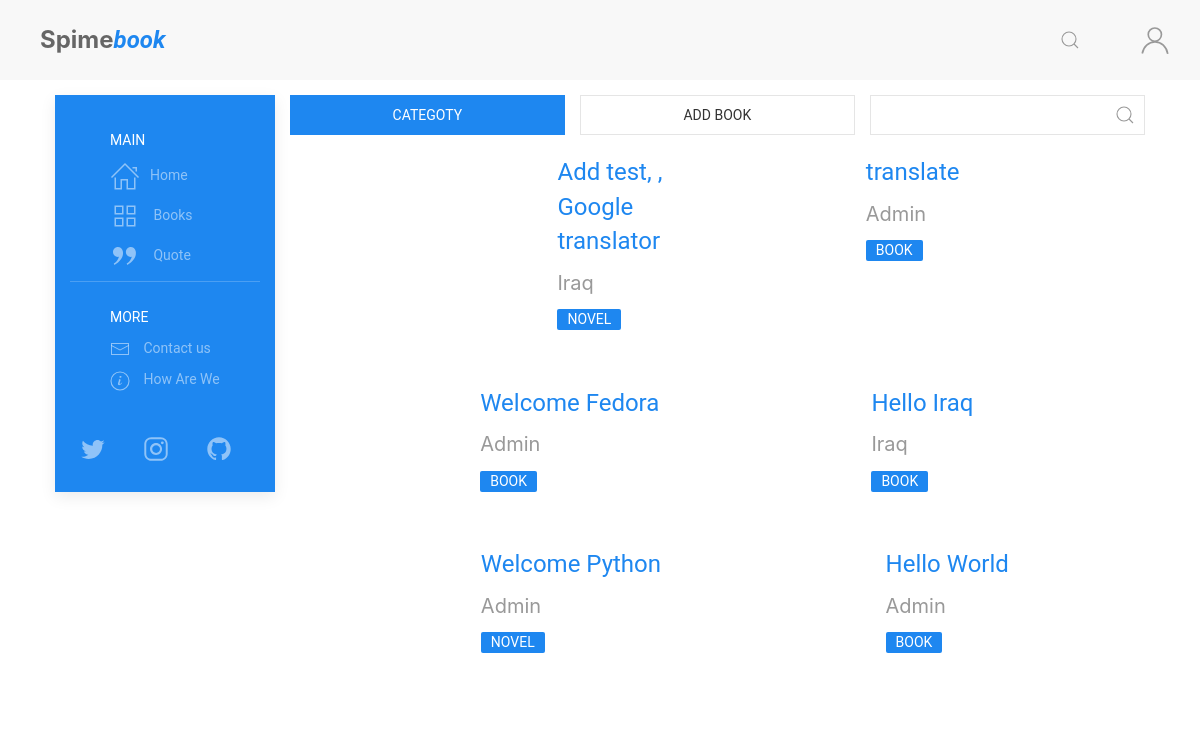
The page /books/ on the database its author committed.
### books/models.py (models this page shows, shortened)
class EN(models.Model):
    lang = models.CharField(max_length=2, default='en', auto_created='en')
    book = models.OneToOneField(
        Book, on_delete=models.CASCADE, verbose_name=_('Orginal Book'))
    title = models.CharField(max_length=255, blank=True,
                             null=True, verbose_name=_('Book Title'))
    book_Bio = models.TextField(
        blank=True, null=True, verbose_name=_('Book Bio'))
    class Meta:
        verbose_name = _("English Translation")
        verbose_name_plural = _("English Translation")
        ordering = ['-id']
    def __str__(self):
        if self.title is None:
            return translator.translate(self.book.title, dest='en').text
        else:
            return self.title

class Book(models.Model):
    title = models.CharField(max_length=255, verbose_name=_('Book Title'))
    book_image = models.ImageField(
        upload_to='books/cover/', default='book.jpg', verbose_name=_('Book Cover Image'))
    author = models.ForeignKey(
        Author, on_delete=models.CASCADE, verbose_name=_('The Author'))
    publish_date = models.DateField(
        default=timezone.now, verbose_name=_('Publish Date'))
    genres = models.ManyToManyField(
        Genres, related_name='genres', verbose_name=_('Genres'))
    book_or_Novel = models.CharField(
        max_length=5, choices=book_type, default='Book', verbose_name=_('Type'))

### authors/models.py (models this page shows, shortened)
class Author(models.Model):
    title = models.CharField(max_length=255)
    Author_Image = models.ImageField(
        upload_to='author/images', default='author.jpg')
    born_date = models.DateField(default=timezone.now)
    def __str__(self):
        if self.title is None:
            return str(self.en.name)
        else:
            return self.title

class EN(models.Model):
    lang = models.CharField(max_length=2, default='en', auto_created='en')
    author = models.OneToOneField(
        Author, on_delete=models.CASCADE, verbose_name='Author')
    name = models.CharField(max_length=255, null=True,
                            blank=True, verbose_name='Author Name')
    short = models.CharField(max_length=255, null=True,
                             blank=True, verbose_name='Short')
    author_Bio = models.TextField(
        null=True, blank=True, verbose_name='Author Bio')
    class Meta:
        verbose_name = _("English Translation)")
        verbose_name_plural = _("English Translation")
    def __str__(self):
        if self.name is None:
            return translator.translate(self.author.title).text
        else:
            return self.name

### books/views.py (the view)
# urls.py: path('', views.books, name='books'),
def books(request):
    genres = Genres.objects.all()
    all_books = get_query(request)
    page = request.GET.get('page', 1)
    paginator = Paginator(all_books, 16)
    try:
        books = paginator.page(page)
    except PageNotAnInteger:
        books = paginator.page(1)
    except EmptyPage:
        books = paginator.page(paginator.num_pages)
    context = {'title': 'Browser books, Spimebook',
               'books': books, 'genres': genres}
    return render(request, 'books/index.html', context)

### books/templatetags/books_extra.py (called while the page is built)
@register.filter(name='get_translate')
def get_translate(value, arg):
    translate = eval(f"value.{arg}")
    return translate

@register.filter(name='translate_genre')
def translate_genre(value, arg):
    translate = eval(f"value.genre_{arg}")
    return translate

@register.simple_tag
def define(val=None):
    return val

### books/views.py (called while the page is built)
def get_query(request):
    if request.user.is_authenticated:
        lang = request.user.profile.lang
    else:
        lang = get_language_from_request(request)
        for tu in settings.LANGUAGES:
            if lang in tu:
                break
            else:
                lang = 'en'
    lang = lang.upper()
    translate = eval(f"{lang}.objects.all()")
    return translate

### posts/templatetags/posts_extra.py (called while the page is built)
@register.inclusion_tag('posts/costumtags/infinite_scroll_js.html')
def infinite_scroll_js():
    context = {
    }
    return context

### books/templates/books/index.html (shortened to what this page needs)
{% extends "posts/base.html" %}
{% load static %}
{% load i18n %}
{% load posts_extra %}
{% load books_extra %}
{% block content %}
{% if user.is_authenticated %}
{% define user.profile.lang as user_lang %}
{% else %}
{% define 'en' as user_lang %}
{% endif %}
<div class="uk-grid-small uk-width-1-1@s" uk-grid>
    <div class="uk-width-expand@s">
        <button class="uk-button uk-button-primary uk-width-expand"
            uk-toggle="target:#book-category; animation: uk-animation-fade">Categoty</button>
    </div>
    <div class="uk-width-expand@s">
        <a href="{% url 'add-book' %}" class="uk-width-1-expand uk-button uk-button-default">Add Book</a>
    </div>
    <div class="uk-width-expand@s">
        <form class="uk-search uk-search-default uk-width-expand">
            <a href="" class="uk-search-icon-flip" uk-search-icon></a>
            <input id="book-search" data-url="{% url 'search-book' %}" class="uk-search-input uk-width-expand"
                type="search" placeholder="">
        </form>
    </div>
</div>
<div class="books uk-grid-small uk-child-width-1-2@s uk-text-center article-feed" uk-grid>
    {% for book in books %}
    <div class="book article">
        <div class="uk-card-header">
            <div class="uk-grid-small uk-flex-middle" uk-grid>
                <div class="uk-width-auto">
                </div>
                <div class="uk-width-expand uk-text-left">
                    <h3 class="uk-margin-small"><a href="{% url 'book' book.id %}">{{book}}</a></h3>
                    <h4 class="uk-margin-small uk-text-meta"><a class="uk-h4"
                            href="{% url 'author' book.book.author.id book.book.author  %}">{{book.book.author|get_translate:user_lang}}</a>
                    </h4>
                    <a class="uk-label" href="#">{{book.book.book_or_Novel}}</a>
                </div>
            </div>
        </div>
    </div>
    {% endfor %}
</div>
{% endblock content %}

### posts/static/posts/css/my_style.css (style rules this page uses)
* { font-family: 'Roboto', sans-serif; box-sizing: border-box }
body { color: #666 }

### rows shown on the page
EN: title "Add test, , Google translator", book.author|get_translate "Iraq", book.book_or_Novel "NOVEL"
EN: title "translate", book.author|get_translate "Admin", book.book_or_Novel "BOOK"
EN: title "Welcome Fedora", book.author|get_translate "Admin", book.book_or_Novel "BOOK"
EN: title "Hello Iraq", book.author|get_translate "Iraq", book.book_or_Novel "BOOK"
EN: title "Welcome Python", book.author|get_translate "Admin", book.book_or_Novel "NOVEL"
EN: title "Hello World", book.author|get_translate "Admin", book.book_or_Novel "BOOK"
